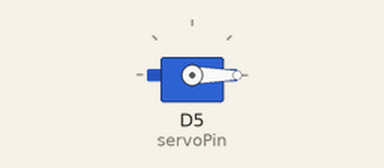
The sketch below on a simulated ESP8266 (NodeMCU). On the bench: servo.

Above: at 0.05 s.
Timing chart, 0 to 3.0 s (numbered marks = the images above):
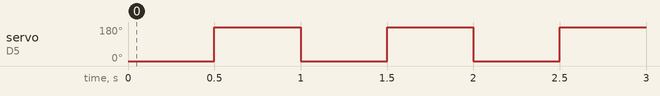

The sketch:

8-BasicServo.ino
```cpp
// Drives a single servo between 0 and 180 degrees
// https://msraynsford.blogspot.com/2025/07/making-move.html
// https://www.donteatpuzzles.com/

#include <Servo.h>

const uint8_t servoPin = D5;
Servo myservo;

void setup() {
  myservo.attach(servoPin, 500, 2500);
}

void loop() {
  myservo.writeMicroseconds(500);
  delay(500);

  myservo.writeMicroseconds(2500);
  delay(500);
}
```

Measured:
- by itself, servo on D5 (servoPin): alternates 180° for 0.50 s and 0° for 0.50 s
